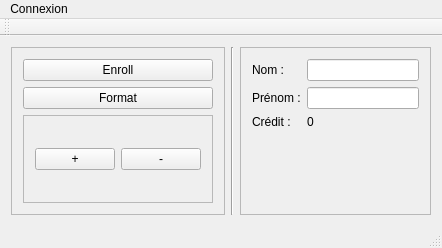
<?xml version="1.0" encoding="UTF-8"?>
<ui version="4.0">
 <class>Fenetre</class>
 <widget class="QMainWindow" name="Fenetre">
  <property name="geometry">
   <rect>
    <x>0</x>
    <y>0</y>
    <width>442</width>
    <height>248</height>
   </rect>
  </property>
  <property name="windowTitle">
   <string>Fenetre</string>
  </property>
  <widget class="QWidget" name="mainFrame">
   <layout class="QHBoxLayout" name="horizontalLayout">
    <item>
     <widget class="QFrame" name="modification">
      <property name="frameShape">
       <enum>QFrame::StyledPanel</enum>
      </property>
      <property name="frameShadow">
       <enum>QFrame::Raised</enum>
      </property>
      <layout class="QVBoxLayout" name="verticalLayout">
       <item>
        <widget class="QPushButton" name="enrollButton">
         <property name="text">
          <string>Enroll</string>
         </property>
        </widget>
       </item>
       <item>
        <widget class="QPushButton" name="formatButton">
         <property name="text">
          <string>Format</string>
         </property>
        </widget>
       </item>
       <item>
        <widget class="QFrame" name="modificationCredit">
         <property name="frameShape">
          <enum>QFrame::StyledPanel</enum>
         </property>
         <property name="frameShadow">
          <enum>QFrame::Raised</enum>
         </property>
         <layout class="QHBoxLayout" name="horizontalLayout_2">
          <item>
           <widget class="QPushButton" name="incrementButton">
            <property name="text">
             <string>+</string>
            </property>
           </widget>
          </item>
          <item>
           <widget class="QPushButton" name="decrementButton">
            <property name="text">
             <string>-</string>
            </property>
           </widget>
          </item>
         </layout>
        </widget>
       </item>
      </layout>
     </widget>
    </item>
    <item>
     <widget class="Line" name="line">
      <property name="orientation">
       <enum>Qt::Vertical</enum>
      </property>
     </widget>
    </item>
    <item>
     <widget class="QFrame" name="informations">
      <property name="frameShape">
       <enum>QFrame::StyledPanel</enum>
      </property>
      <property name="frameShadow">
       <enum>QFrame::Raised</enum>
      </property>
      <layout class="QFormLayout" name="formLayout">
       <item row="0" column="0">
        <widget class="QLabel" name="nameLabel">
         <property name="text">
          <string>Nom :</string>
         </property>
        </widget>
       </item>
       <item row="0" column="1">
        <widget class="QLineEdit" name="nameValue">
         <property name="maxLength">
          <number>16</number>
         </property>
        </widget>
       </item>
       <item row="2" column="0">
        <widget class="QLabel" name="firstNameLabel">
         <property name="text">
          <string>Prénom :</string>
         </property>
        </widget>
       </item>
       <item row="3" column="0">
        <widget class="QLabel" name="creditLabel">
         <property name="text">
          <string>Crédit : </string>
         </property>
        </widget>
       </item>
       <item row="3" column="1">
        <widget class="QLabel" name="creditValue">
         <property name="text">
          <string>0</string>
         </property>
        </widget>
       </item>
       <item row="2" column="1">
        <widget class="QLineEdit" name="firstNameValue">
         <property name="maxLength">
          <number>16</number>
         </property>
        </widget>
       </item>
      </layout>
     </widget>
    </item>
   </layout>
  </widget>
  <widget class="QMenuBar" name="menuBar">
   <property name="geometry">
    <rect>
     <x>0</x>
     <y>0</y>
     <width>442</width>
     <height>24</height>
    </rect>
   </property>
   <widget class="QMenu" name="menuConnexion">
    <property name="title">
     <string>Connexion</string>
    </property>
    <addaction name="actionConnecter_le_lecteur"/>
    <addaction name="actionD_connecter_le_lecteur"/>
   </widget>
   <addaction name="menuConnexion"/>
  </widget>
  <widget class="QToolBar" name="mainToolBar">
   <attribute name="toolBarArea">
    <enum>TopToolBarArea</enum>
   </attribute>
   <attribute name="toolBarBreak">
    <bool>false</bool>
   </attribute>
  </widget>
  <widget class="QStatusBar" name="statusBar"/>
  <action name="actionConnecter_le_lecteur">
   <property name="text">
    <string>Connecter le lecteur</string>
   </property>
  </action>
  <action name="actionD_connecter_le_lecteur">
   <property name="text">
    <string>Déconnecter le lecteur</string>
   </property>
  </action>
 </widget>
 <layoutdefault spacing="6" margin="11"/>
 <resources/>
 <connections/>
</ui>
